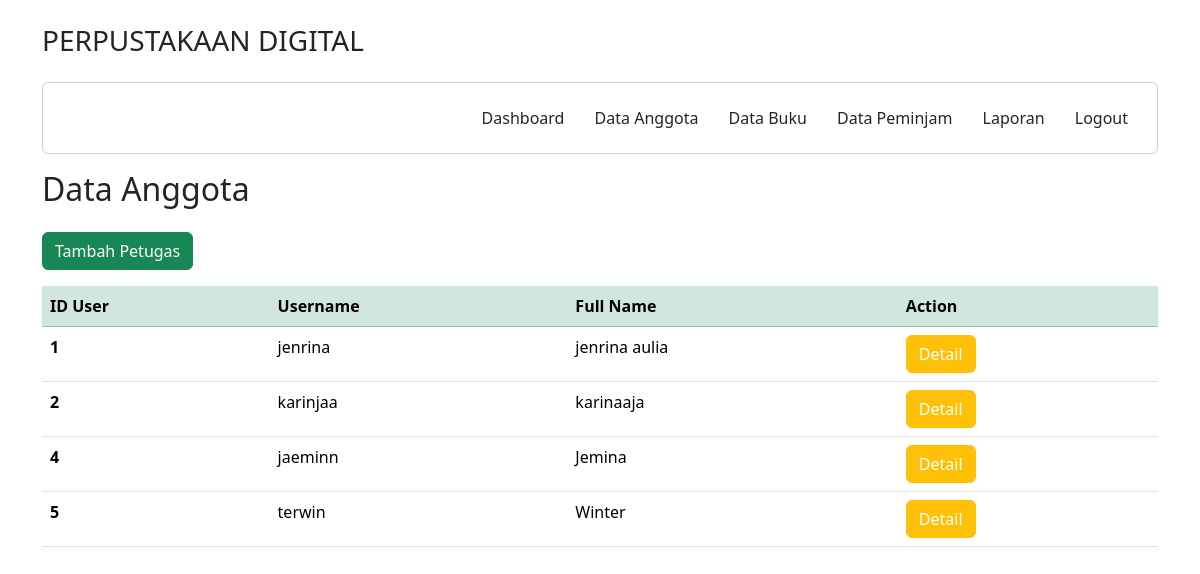
/admin/anggota.php, run on the app's committed database.
### tables this page shows
CREATE TABLE `user` (
  `IDuser` int(20) NOT NULL,
  `username` varchar(255) NOT NULL,
  `password` varchar(255) NOT NULL,
  `email` varchar(255) NOT NULL,
  `namalengkap` varchar(255) NOT NULL,
  `alamat` text NOT NULL,
  `level` enum('admin','petugas','peminjam') NOT NULL
);

### admin/anggota.php (the view)
<?php
include 'layout/header.php';
?>
<div class="container">
  <div class="row" style="margin-top: 1rem;">
      <h2>Data Anggota</h2>
      <div class="col1">
        <a href="data/tambah_ptgs.php" class="btn btn-success mt-3">Tambah Petugas</a>
      <table class="table my-3">
        <thead class="table table-success">
            <tr>
            <th scope="col">ID User</th>
            <th scope="col">Username</th>
            <th scope="col">Full Name</th>
            <th scope="col">Action</th>
            </tr>
        </thead>
        <?php
        include '../koneksi/koneksi.php';
        $data = mysqli_query($conn, "SELECT * FROM user");
        while ($d = mysqli_fetch_array($data)) {
        ?>
        <tbody>
            <tr>
            <th scope="row"><?php echo $d['IDuser'];?></th>
            <td><?php echo $d['username'];?></td>
            <td><?php echo $d['namalengkap'];?></td>
            <td>
               <a href="data/detail_anggota.php?iduser=<?php echo $d['IDuser'];?>" class="btn btn-warning text-white">Detail</a>
                 </td>
            </tr>
        </tbody>
        <?php
        }
        ?>
        </table>
      </div>
  </div>
</div>
<?php
include 'layout/footer.php';
?>

### admin/layout/header.php (shortened to what this page needs)
<!doctype html>
<html lang="en">
  <head>
    <link href="https://cdn.jsdelivr.net/npm/bootstrap@5.3.2/dist/css/bootstrap.min.css" rel="stylesheet">
  </head>
  <body>
  <div class="container">
      <h3 class="my-4">PERPUSTAKAAN DIGITAL</h3>
      <div class="card">
      <div class="card-body ms-auto">
        <a href="index_adm.php" class="btn">Dashboard</a>
        <a href="anggota.php" class="btn">Data Anggota</a>
        <a href="buku.php" class="btn">Data Buku</a>
        <a href="pinjam.php" class="btn">Data Peminjam</a>
        <a href="laporan.php" class="btn">Laporan</a>
        <a href="../logout.php" class="btn">Logout</a>
      </div>
      </div>
    </div>

### admin/layout/footer.php (shortened to what this page needs)
  </body>
</html>

### data on the page
user: IDuser "1", username "jenrina", namalengkap "jenrina aulia"
user: IDuser "2", username "karinjaa", namalengkap "karinaaja"
user: IDuser "4", username "jaeminn", namalengkap "Jemina"
user: IDuser "5", username "terwin", namalengkap "Winter"
